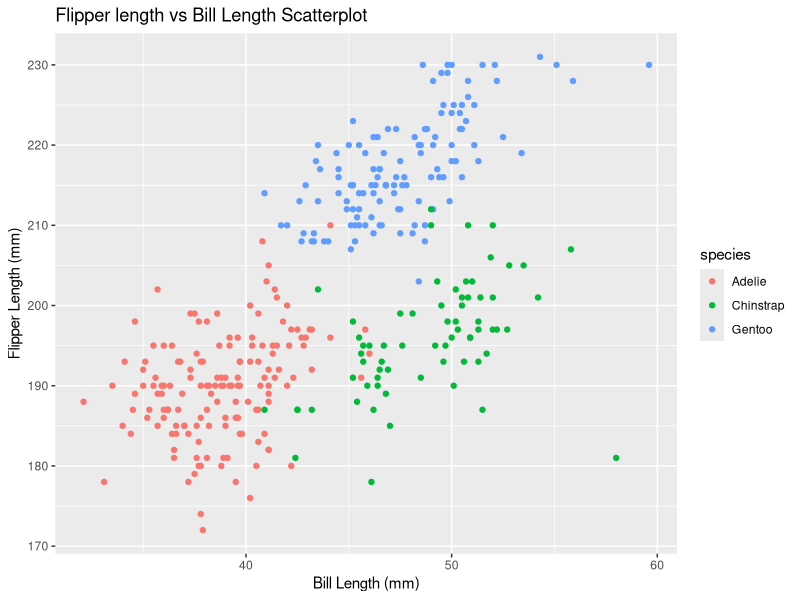
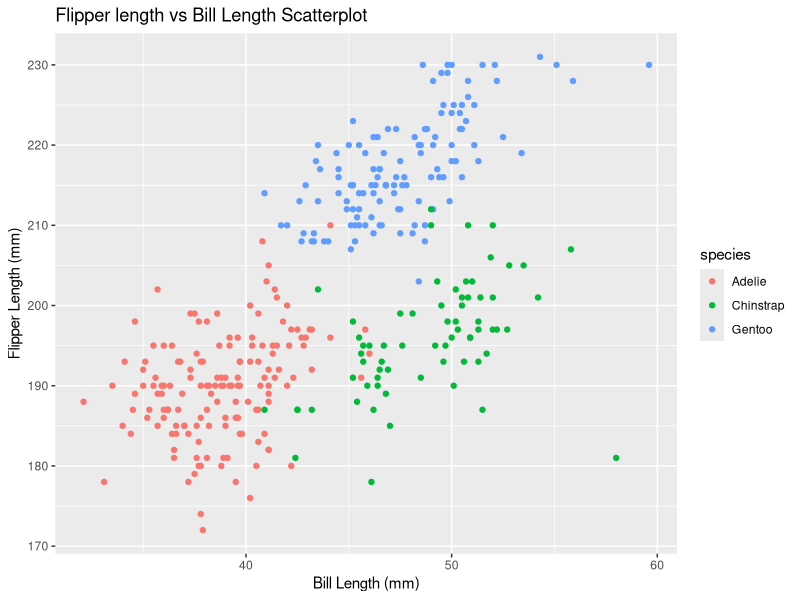

Source code (R) for these figures, in order:
## ---- chunk 1
knitr::opts_chunk$set(echo = TRUE)
## ---- chunk 2
library(palmerpenguins)

data("penguins",package="palmerpenguins")

row_num<-nrow(penguins)
col_num<-ncol(penguins)

mean_flipper<-mean(penguins$flipper_length_mm, na.rm = TRUE)

## ---- chunk 3
library(tidyverse)
library(ggplot2)

set.seed(1234)

ggplot(penguins, aes(x=bill_length_mm, y = flipper_length_mm, color = species)) + 
  geom_point() +
  labs(title = "Flipper length vs Bill Length Scatterplot", 
      x = "Bill Length (mm)",
      y = "Flipper Length (mm)")

ggsave("scatter_plot.pdf", height = 4, width =6)

## ---- chunk 4
library(tidyverse)
set.seed(123)

problem2_df <- tibble(
  normal_sample = rnorm(10), 
  log_vector = rnorm(10) > 0, 
  char_vector = sample(letters[1:3], 10, replace = TRUE), 
  factor_vector = factor(sample(c("Level1","Level2", "Level3"),10, replace = TRUE)))
  
problem2_df

mean_normal <- mean(pull(problem2_df,normal_sample))
mean_logical <- mean(pull(problem2_df,log_vector))
mean_char <- mean(pull(problem2_df,char_vector))
mean_factor <- mean(pull(problem2_df,factor_vector))

mean_normal
mean_logical
mean_char
mean_factor
## ---- chunk 5
numeric_logical <- as.numeric(pull(problem2_df,log_vector))
numeric_char <- as.numeric(pull(problem2_df,char_vector))
numeric_factor <- as.numeric(pull(problem2_df,factor_vector))
